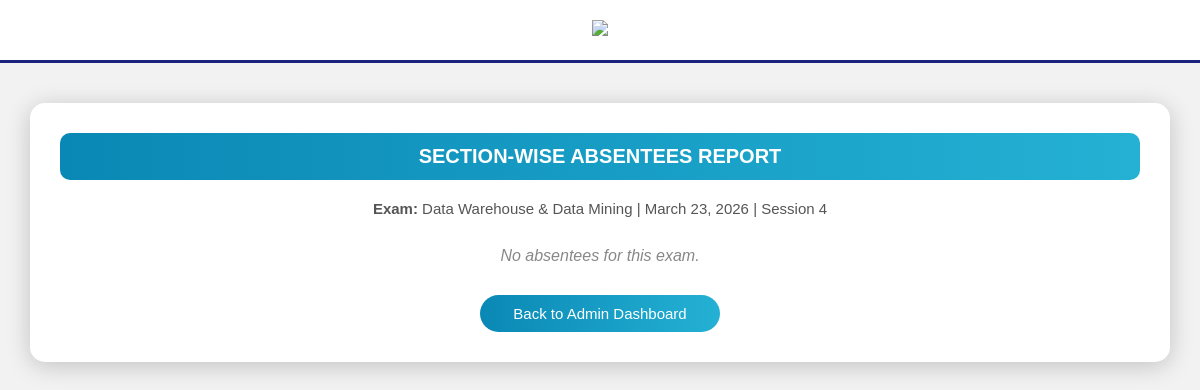
/section-absentees/2/ (signed in), run on the app's committed database.
### exam/models.py (models this page shows, shortened)
class Exam(models.Model):
    SESSION_CHOICES = [
        ('Session 1', 'Session 1'),
        ('Session 2', 'Session 2'),
	('Session 3', 'Session 3'),
	('Session 4', 'Session 4')
    ]
    subject = models.CharField(max_length=100)
    date = models.DateField()
    session = models.CharField(
        max_length=20,
        choices=SESSION_CHOICES,
        default='Session 1'
    )
    start_time = models.TimeField(null=True, blank=True)

### exam/views.py (the view)
# urls.py: path('section-absentees/<int:exam_id>/', views.section_wise_absentees, name='section_absentees'),
@staff_member_required
def section_wise_absentees(request, exam_id):
    exam = get_object_or_404(Exam, id=exam_id)
    sections = Section.objects.all()
    section_data = {}
    for section in sections:
        absentees = Attendance.objects.filter(
            student__section=section,
            student__exam=exam,
            status="Absent"
        ).select_related('student', 'student__hall')
        if absentees.exists():
            section_data[section] = [
                record.student for record in absentees
            ]
    return render(request, 'exam/section_absentees.html', {
        'section_data': section_data,
        'exam': exam
    })

### exam/templates/exam/section_absentees.html (shortened to what this page needs)
<!DOCTYPE html>
<html>
<head>
</head>
<body>
<div class="header">
    <img src="https://webstream.sastra.edu/sastrapwi/images/SASTRA-New-Logo.png">
</div>
<div class="container">
    <div class="title-bar">
        SECTION-WISE ABSENTEES REPORT
    </div>
    <div class="exam-info">
        <strong>Exam:</strong> {{ exam.subject }} |
        {{ exam.date }} |
        {{ exam.session }}
    </div>
    {% for section, students in section_data.items %}
        <div class="section-block">
            <div class="section-header">
                {{ section }}
                <span class="badge">
                    {{ students|length }} Absentees
                </span>
            </div>
            <table>
                <tr>
                    <th>Register No</th>
                    <th>Student Name</th>
                    <th>Hall</th>
                </tr>
                {% for student in students %}
                <tr>
                    <td>{{ student.reg_no }}</td>
                    <td>{{ student.name }}</td>
                    <td>{{ student.hall.hall_no }}</td>
                </tr>
                {% endfor %}
            </table>
        </div>
    {% empty %}
        <div class="no-data">
            No absentees for this exam.
        </div>
    {% endfor %}
    <a href="{% url 'admin_dashboard' %}" class="back-btn">
        Back to Admin Dashboard
    </a>
</div>
</body>
</html>

### exam/templates/exam/section_absentees.html (style rules this page uses)
body { margin: 0; font-family: Arial, Helvetica, sans-serif; background: #f2f2f2; }
.header { text-align: center; padding: 20px; background: white; position: relative; border-bottom: 3px solid #1a237e; }
.header img { width: 450px; }
.container { width: 90%; margin: 40px auto; background: white; padding: 30px; border-radius: 15px; box-shadow: 0px 4px 25px rgba(0,0,0,0.2); }
.title-bar { background: linear-gradient(to right, #0a88b5, #24b1d4); color: white; padding: 12px; border-radius: 10px; text-align: center; font-weight: bold; font-size: 20px; margin-bottom: 20px; }
.exam-info { text-align: center; margin-bottom: 30px; font-size: 15px; color: #555; }
.no-data { text-align: center; font-style: italic; color: #888; margin-top: 20px; }
.back-btn { display: block; width: 220px; margin: 30px auto 0 auto; text-align: center; padding: 10px; background: linear-gradient(to right, #0a88b5, #24b1d4); color: white; text-decoration: none; border-radius: 25px; font-size: 15px; }

### data on the page
Exam: subject "Data Warehouse & Data Mining", date "March 23, 2026", session "Session 4"
